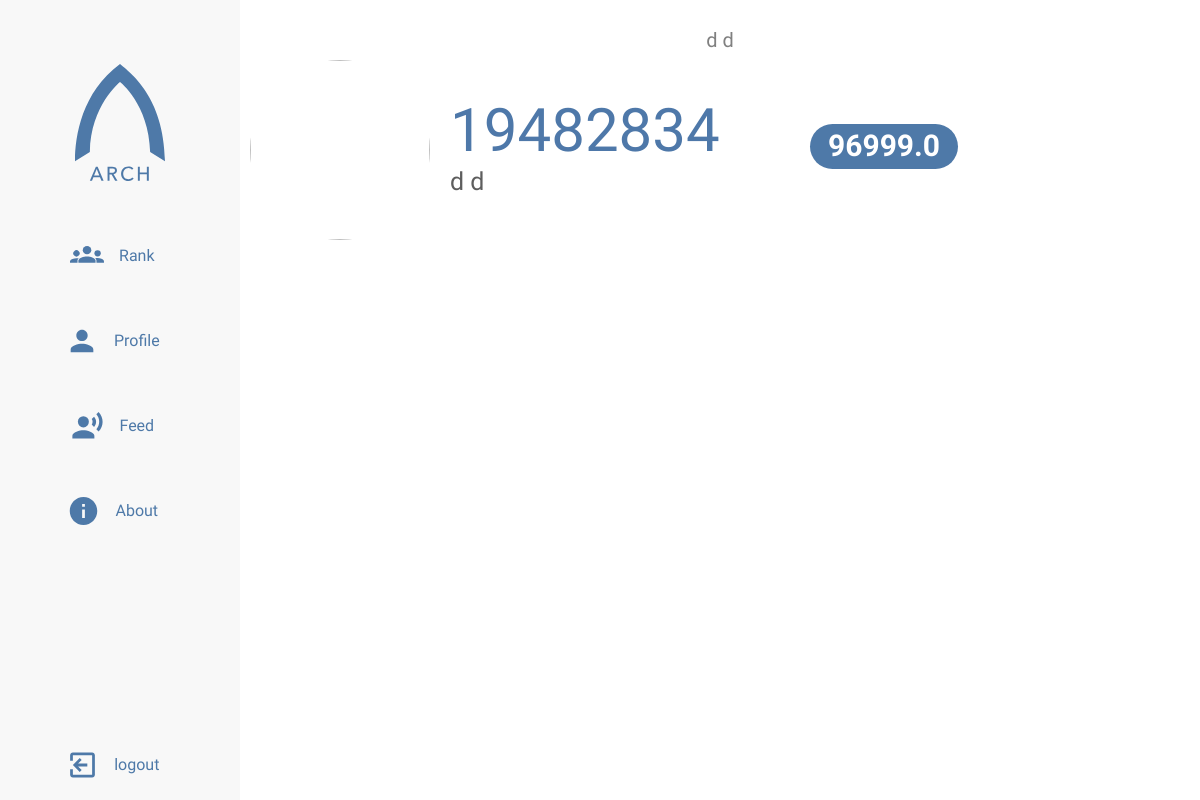
/profile/19482834 (signed in), run on the app's committed database.
### app/models.py (models this page shows, shortened)
class Citizen(db.Model, UserMixin):
    citizen_id = db.Column(db.String(12), primary_key=True)
    name = db.Column(db.String(64), index=True)
    eval_complete = db.Column(db.Integer)
    score = db.Column(db.Integer)
    password_hash = db.Column(db.String(128))
    permission = db.Column(db.String(20), index=True, default='citizen')
    profile_image = db.Column(db.String(100))
    bio = db.Column(db.String(200))
    fav_leader = db.Column(db.String(30))
    income = db.Column(db.Integer)

### app/routes.py (the view)
@app.route('/profile/<citizen_id>')
@login_required
def profile(citizen_id):
    status_page = request.args.get('page', 1, type=int)
    citizen = Citizen.query.filter_by(citizen_id=citizen_id).first_or_404()
    title = citizen.name
    is_self = False
    all_status = Status.query.filter_by(
        citizen_id=citizen.citizen_id).order_by(
        Status.timestamp.desc()).paginate(
        status_page, 20, False)
    next = url_for(
        'profile',
        citizen_id=citizen.citizen_id,
        status_page=all_status.next_num) \
        if all_status.has_next else None
    prev = url_for(
        'profile',
        citizen_id=citizen.citizen_id,
        status_page=all_status.prev_num) \
        if all_status.has_prev else None
    if citizen_id == current_user.citizen_id:
        is_self = True
        title = 'My Profile'
    return render_template(
        'profile.html', title=title, citizen=citizen, is_self=is_self, status=all_status.items, next=next, prev=prev)

### app/models.py (called while the page is built)
@login.user_loader
def get_user(citizen_id):
    return Citizen.query.get(citizen_id)

### app/templates/profile.html (shortened to what this page needs)
{% extends "sidebar-base.html" %}
{% block style %}
<link rel="stylesheet" type="text/css" href="{{ url_for('static', filename='styles/profile.css') }}">
{% endblock %}
{% block content %}
     <div class="profilebox">
          <div class="pic-container">
          </div>
          <div class="info">
               <h1>{{ citizen.citizen_id }}</h1>
               <h2>{{ citizen.name }}</h2>
          </div>
          <div class="score">
               <h3 class="badge badge-pill">{{ citizen.score }}</h3>
          </div>
     </div>
{% endblock content %}

### app/templates/sidebar-base.html (shortened to what this page needs)
{% extends "base.html" %}
{% block head %}
    <link rel="stylesheet" type="text/css" href="{{ url_for('static', filename='styles/sidebar.css') }}">
    {% block style %}{% endblock %}
{% endblock %}
{% block body %}
    <div class="grid-container">
        <div class="menu-icon">
        </div>
        <div class="title">
            <p>{{ title }}</p>
        </div>
        <aside class="sidenav">
        <ul class="sidenav-list ">
            <img id="nav-logo" src="{{ url_for('static', filename='assets/logotext.svg') }}" alt="Arch">
            <li class="nav-item"><a class="nav-link" href="{{ url_for('rank') }}">
                <img id="rank-icon" class="nav-icon icon" src="{{ url_for('static', filename='assets/rankicon.svg') }}">
                <p>Rank</p>
            </a></li>
            <li class="nav-item"><a class="nav-link" href="{{ url_for('profile_home') }}">
                <img id="profile-icon" class="nav-icon icon" src="{{ url_for('static', filename='assets/profileicon.svg') }}">
                <p>Profile</p>
            </a></li>
            <li class="nav-item"><a class="nav-link" href="{{ url_for('feed') }}">
                <img id="feed-icon" class="nav-icon icon" src="{{ url_for('static', filename='assets/feedicon.svg') }}">
                <p>Feed</p>
            </a></li>
            <li class="nav-item"><a class="nav-link" href="{{ url_for('about') }}">
                    <img id="about-icon" class="nav-icon icon" src="{{ url_for('static', filename='assets/infoicon.svg') }}">
                    <p>About</p>
            </a></li>
            <li class="nav-item nav-log">
            {% if current_user.is_anonymous %}
                <a class="nav-link" href="{{ url_for('login') }}">
                    <img id="login-icon" class="nav-icon icon" src="{{ url_for('static', filename='assets/loginicon.svg') }}">
                    <p>Login</p>
                </a>
            {% else %}
            <a class="nav-link" href="{{ url_for('logout') }}">
                <img id="logout-icon" class="nav-icon icon" src="{{ url_for('static', filename='assets/logouticon.svg') }}">
                <p>logout</p>
            </a>
            {% endif %}
            </li>
            </ul>
        </aside>
        <div class="main">
            {% block content %} {% endblock content %}
        </div>
    </div>
{% endblock %}

### app/static/styles/main.css (style rules this page uses)
body { font-family: 'Questrial', sans-serif; overflow-x: hidden; margin: 0; padding: 0; box-sizing: border-box; }

### app/static/styles/sidebar.css (style rules this page uses)
.grid-container { display: grid; grid-template-columns: 1fr; grid-template-rows: 50px 1fr; grid-template-areas: "header" "main"; height: 100vh; }
.title { grid-area: header; justify-self: center; margin-top: 25px; font-size: 20px; color: #808080; }
.main { padding: 10px; grid-area: main; overflow-y: auto; overflow-x: hidden; }
.menu-icon { position: fixed; display: flex; top: 5px; left: 10px; align-items: center; justify-content: center; z-index: 1; cursor: pointer; padding: 12px; color: #4e79a8; }
.sidenav { grid-area: nav; display: flex; flex-direction: column; height: 100%; width: 100vw; position: fixed; overflow-y: auto; transform: translateX(-100vw); transition: all .4s ease-in-out; background-color: #f8f8f8; z-index: 3; }
.sidenav-list { padding: 0; margin: 0; list-style: none; }
@media only screen and (min-width: 750px) { .grid-container { grid-template-columns: 240px 1fr; grid-template-areas: "nav header" "nav main"; } }
@media only screen and (min-width: 750px) { .sidenav { width: 240px; position: relative; transform: translateX(0); } }
.sidenav ul { display: flex; align-items: center; flex-direction: column; height: 100vh; }
#nav-logo { width: 90px; margin-bottom: 5vh; margin-top: 8vh; }
.nav-item { width: 70%; margin-bottom: 15px; }
.nav-link { display: flex; justify-content: center; margin: 0; color: #4e79a8; height: 70px; }
.nav-icon { width: calc(10% + 20px); float: left; }
.nav-link p { margin: 15px; font-weight: lighter; }
.nav-log { margin-top: auto; margin-bottom: 0; }

### app/static/styles/profile.css (style rules this page uses)
.profilebox { display: grid; grid-template-columns: calc(100px + 10vmin) 1fr 1fr; grid-template-areas: "pic name score" }
.info { padding-left: 20px; align-self: center; }
.info h1 { font-size: 60px; color: #4e78a9; margin: 0; }
.info h2 { font-size: 25px; color: #5e5e5e; }
.score { grid-area: score; align-self: center; }
.score h3 { font-size: 30px; text-align: center; }
.badge { background-color: #4e79a8; font-size: 1rem; color: white; }
.pic-container { width: calc(100px + 10vmin); height: calc(100px + 10vmin); }

### data on the page
Citizen: name "d d", citizen_id "19482834", score "96999.0"
